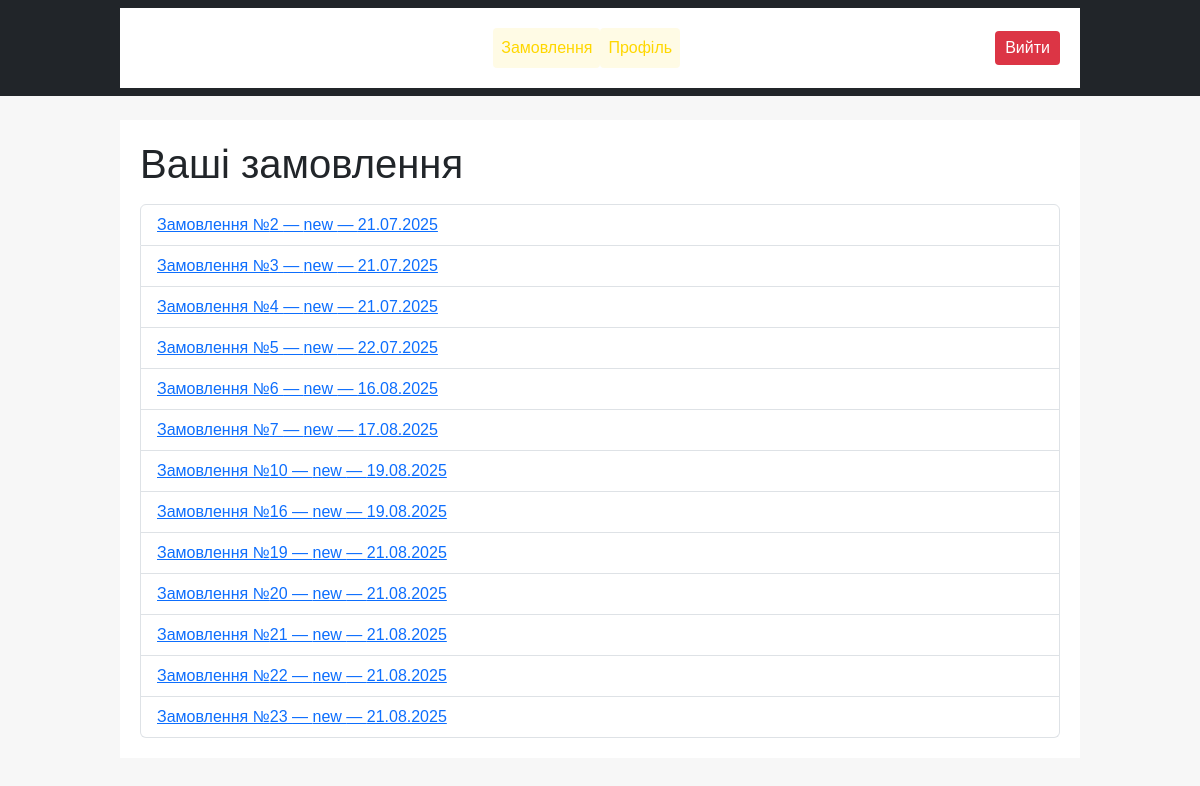
/uk/orders/ (signed in), run on the app's committed database.
### orders/models.py (models this page shows, shortened)
class Order(models.Model):
    STATUS_CHOICES = (
        ('new', 'Нове'),
        ('paid', 'Оплачене'),
        ('shipped', 'Відправлене'),
        ('delivered', 'Доставлене'),
    )
    buyer = models.ForeignKey(
        settings.AUTH_USER_MODEL,
        on_delete=models.CASCADE,
        related_name='orders'
    )
    created_at = models.DateTimeField(auto_now_add=True)
    status = models.CharField(
        max_length=20, choices=STATUS_CHOICES, default='new'
    )

### orders/views.py (the view)
# urls.py: path('', OrderListView.as_view(), name='order-list'),
class OrderListView(LoginRequiredMixin, ListView):
    template_name = 'orders/order_list.html'
    model = Order
    context_object_name = 'orders'
    def get_queryset(self):
        return Order.objects.filter(buyer=self.request.user).prefetch_related('items__product')

### orders/templates/orders/order_list.html (shortened to what this page needs)
{% extends 'base.html' %}
{% block content %}
<h1 class="mb-3">Ваші замовлення</h1>
<ul class="list-group">
  {% for order in orders %}
    <li class="list-group-item">
      <a href="{% url 'order-detail' order.pk %}">
        Замовлення №{{ order.pk }} — {{ order.status }} — {{ order.created_at|date:"d.m.Y" }}
      </a>
    </li>
  {% endfor %}
</ul>
{% endblock %}

### static/css/main.css (style rules this page uses)
body { font-family: Arial, sans-serif; margin: 0; padding: 0; background-color: #f7f7f7; }

### data on the page
Order: pk "2", status "new", created_at "21.07.2025"
Order: pk "3", status "new", created_at "21.07.2025"
Order: pk "4", status "new", created_at "21.07.2025"
Order: pk "5", status "new", created_at "22.07.2025"
Order: pk "6", status "new", created_at "16.08.2025"
Order: pk "7", status "new", created_at "17.08.2025"
Order: pk "10", status "new", created_at "19.08.2025"
Order: pk "16", status "new", created_at "19.08.2025"
Order: pk "19", status "new", created_at "21.08.2025"
Order: pk "20", status "new", created_at "21.08.2025"
Order: pk "21", status "new", created_at "21.08.2025"
Order: pk "22", status "new", created_at "21.08.2025"
Order: pk "23", status "new", created_at "21.08.2025"
